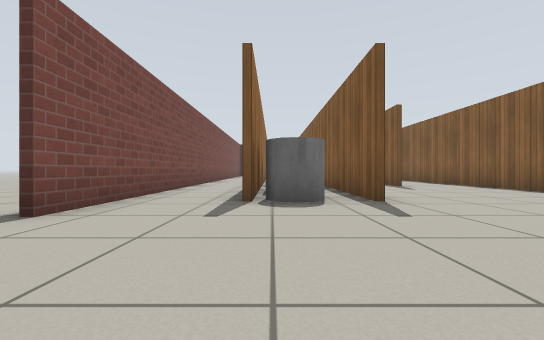
view 1 (above)

21 first-person views from a walk through a Gazebo world. The camera is 0.5 m above the floor, looks level and sees 90° across. The floor is counted in squares, 1 m on a side. Each view is taken from the middle of a square. On the plan, view 1 faces up. The plan holds only what a view shows up to about 9 squares ahead; the rest is blank. Simple patterns stand in for the simulator's built-in surfaces.

view 2
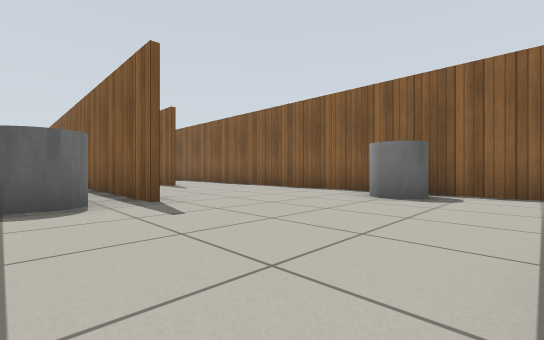

view 3
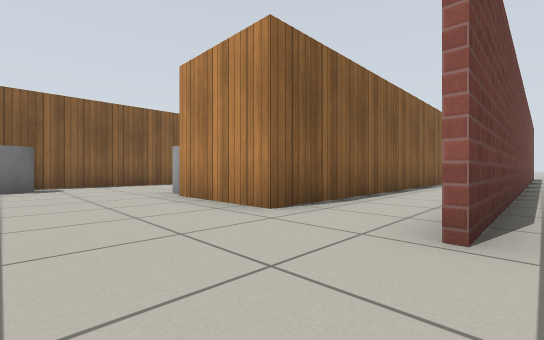

view 4
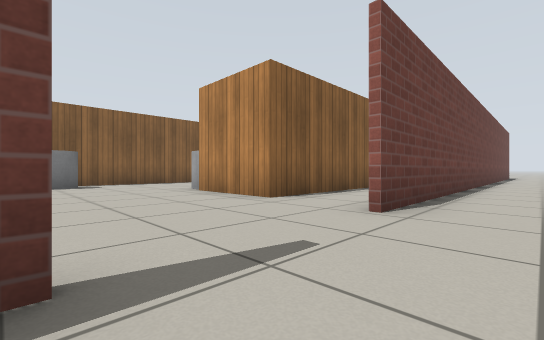

view 5
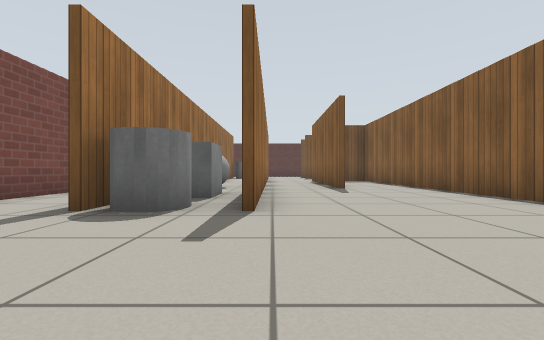

view 6
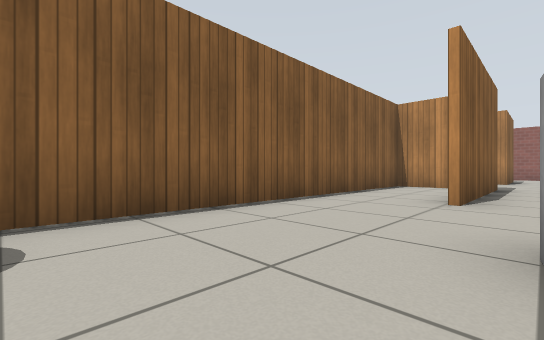

view 7
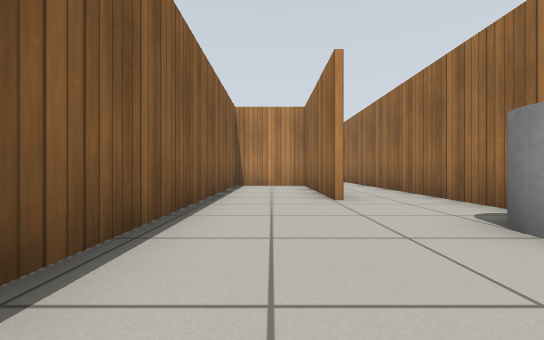

view 8
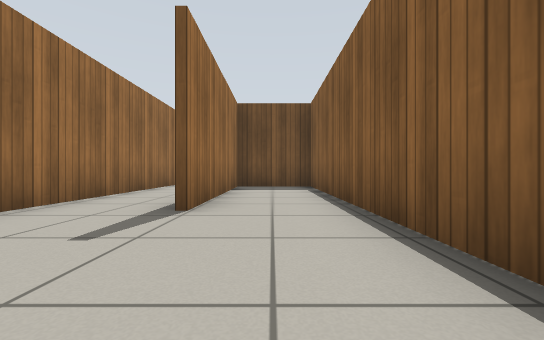

view 9
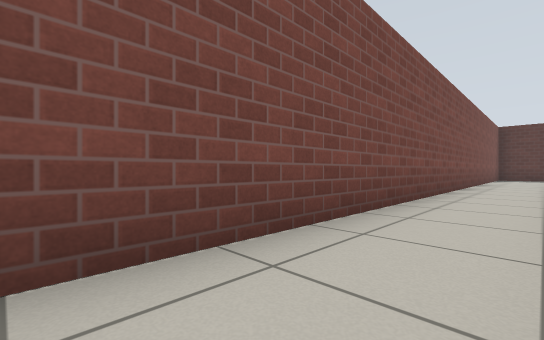

view 10
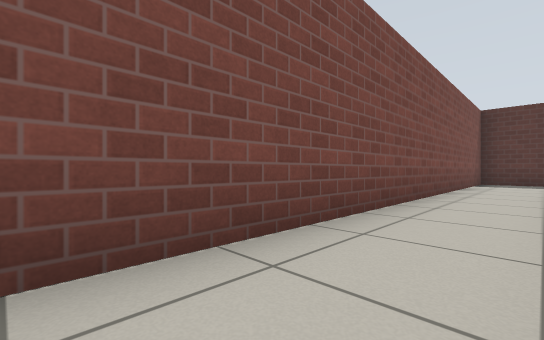

view 11
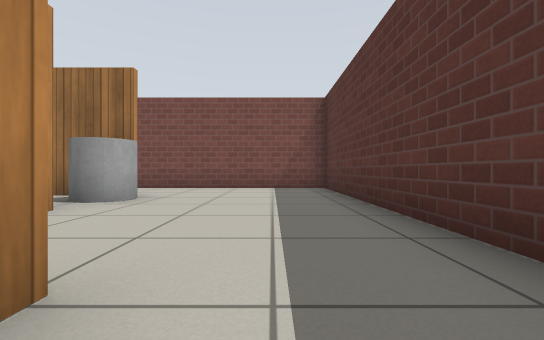

view 12
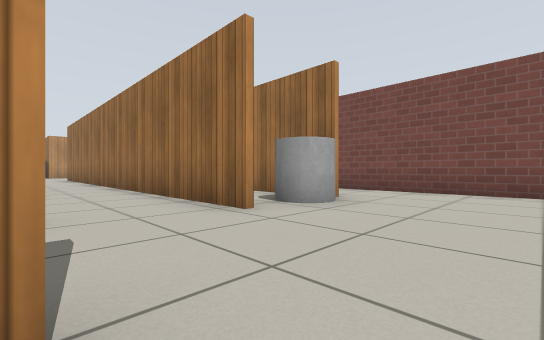

view 13
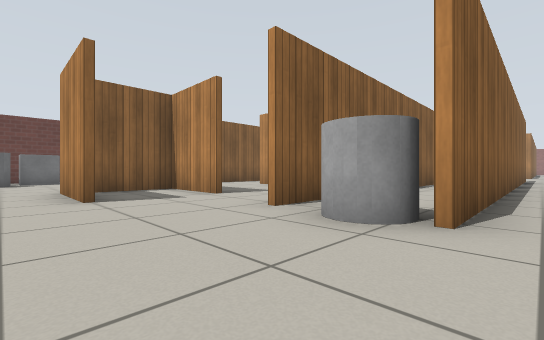

view 14
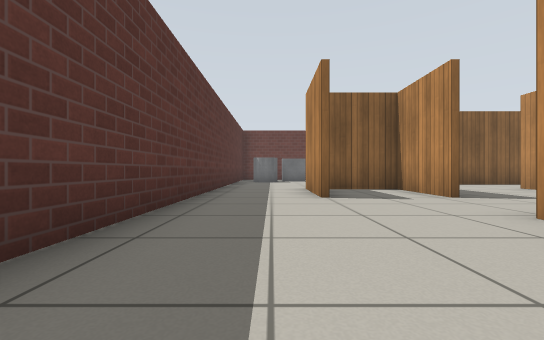

view 15
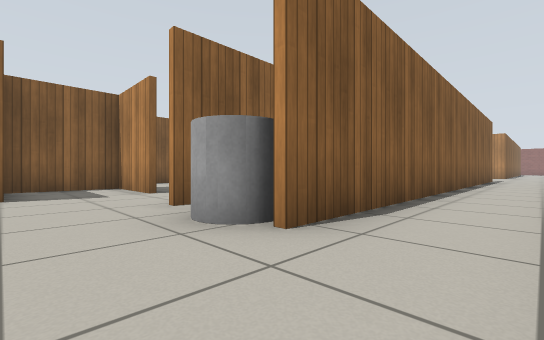

view 16
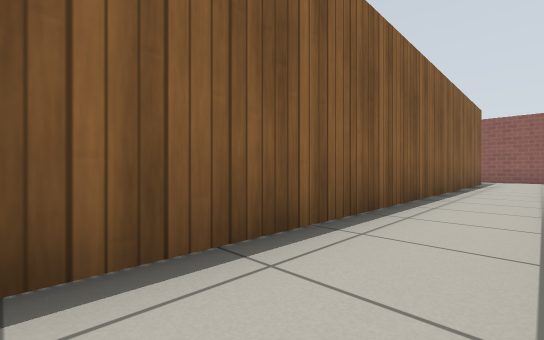

view 17
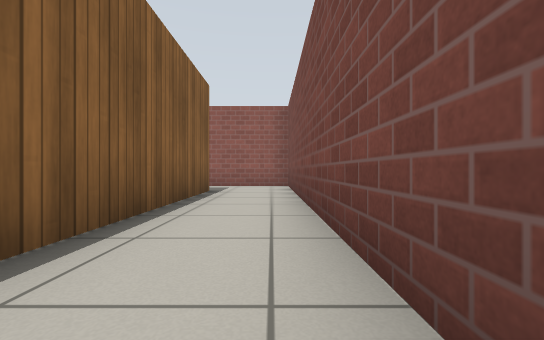

view 18
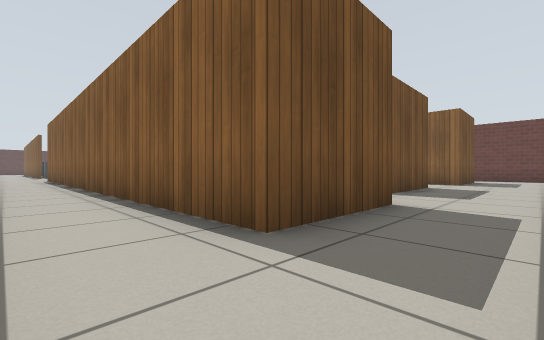

view 19
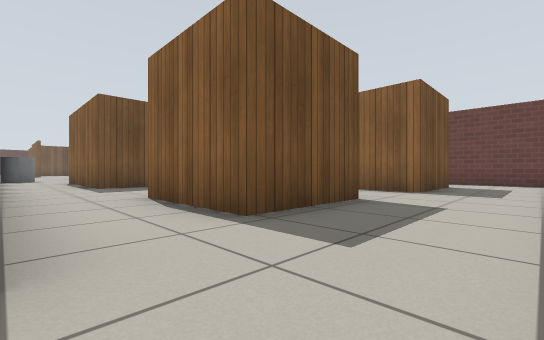

view 20
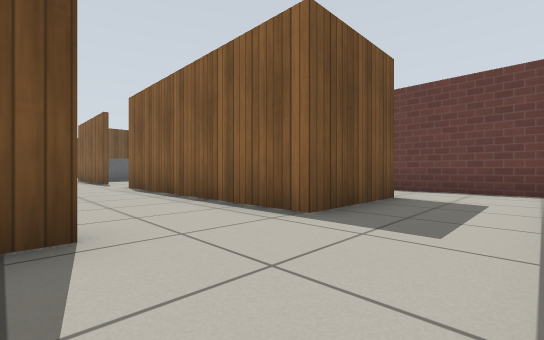

view 21
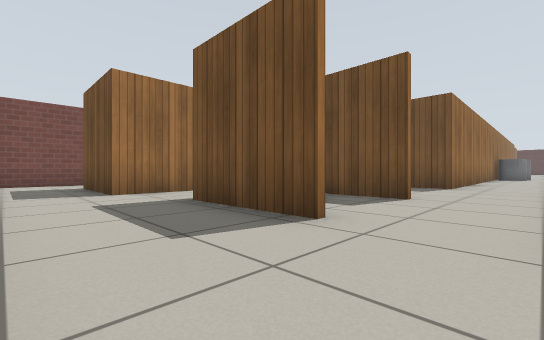

### Floor plan
Key: @ floor where view 1 was taken; # wall or solid block; . floor; C grey cylinder; B grey ball; G grey box.
Columns run from 4 left of view 1 to 13 right of it. Each row starts with its distance up from view 1.
 21  ############ C
 20  #............CG
 19  #......###....GG
 18  #........#
 17  #..CC#.###
 16  #..###....
 15  #..###....
 14  #..###.....
 13  #..###.###.
 12  #..###.#.#
 11  #..###.#.#
 10  #..###.#.#
  9  #..BB#.#.#
  8  #..BB#...#
  7  #..GG#...#
  6  #..GG#...#
  5 .#..CC#...#
  4 .#..C.....#
  3 .#........#
  2 .........C#
  1 ..........#
  0 ....@.....#
 -1 .#..###C..#
 -2 .#..###...#
 -3 .#..###...#
 -4 .#..###.#.#..
 -5 .#..###.#.#..
 -6 .#..###.#.#...
 -7 .#..###.#.#...
 -8 .#..###.###..#
 -9 .#..#  ......#
-10  #..#  ......#
-11  #..#  .###..#
-12  #..#  .# ...#
-13  #..###.# ...#   #
-14  #..###..##..###.#
-15  #...............#
-16  #.............. #
-17  ####

Where each view was taken, in squares from view 1:
view 1: 0 up, 0 right, facing up
view 2: 0 up, 0 right, facing up-right
view 3: 2 up, 3 left, facing down-right
view 4: 3 up, 4 left, facing down-right
view 5: 1 up, 2 right, facing up
view 6: 1 up, 3 right, facing down-right
view 7: 1 up, 5 right, facing down
view 8: 5 up, 5 right, facing up
view 9: 5 up, 1 left, facing up-left
view 10: 10 up, 1 left, facing up-left
view 11: 20 up, 5 right, facing left
view 12: 20 up, 4 right, facing down-left
view 13: 20 up, 1 left, facing down-right
view 14: 20 up, 1 left, facing right
view 15: 19 up, 2 left, facing down-right
view 16: 3 down, 2 left, facing down-right
view 17: 8 down, 2 left, facing down
view 18: 16 down, 2 left, facing up-right
view 19: 16 down, 2 right, facing up-right
view 20: 16 down, 6 right, facing up-right
view 21: 16 down, 8 right, facing up-left
